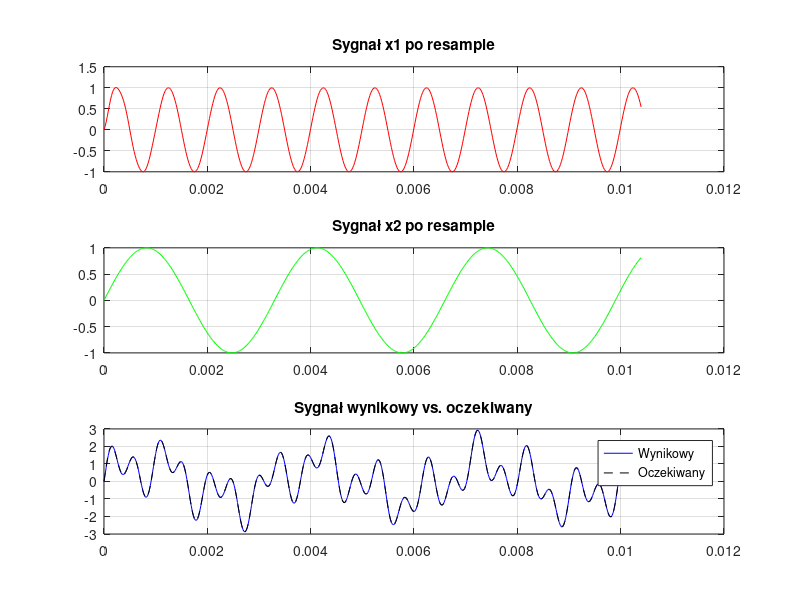
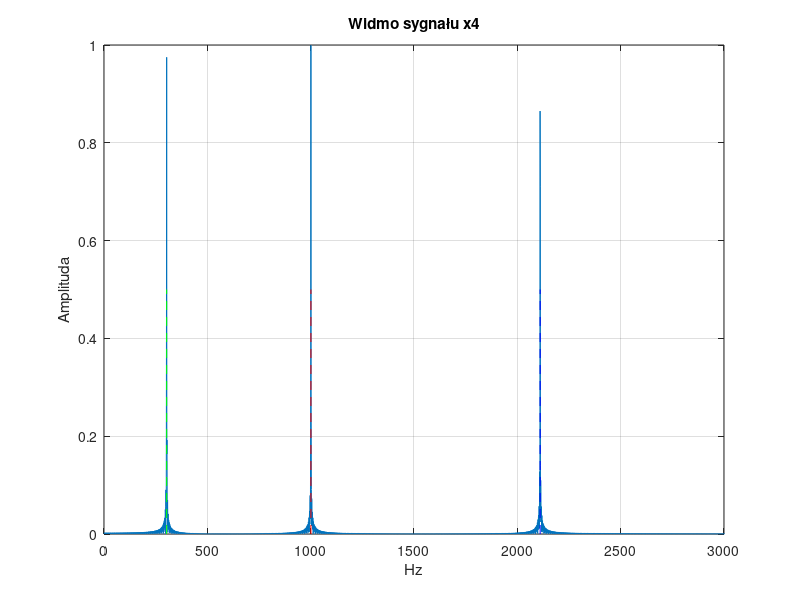

Here is the MATLAB script that generated these plots, in order:
clear all; close all; clc;

%% 1. Parametry sygnałów
fs_target = 48000; % Docelowa częstotliwość próbkowania
t = 1; % Czas trwania sygnału

% Częstotliwości i próbkowania sygnałów
f1 = 1001.2; fs1 = 8000;
f2 = 303.1;  fs2 = 32000;
f3 = 2110.4; fs3 = 48000;

%% 2. Generacja sygnałów sinusoidalnych
t1 = (0:1/fs1:t-1/fs1)'; x1 = sin(2*pi*f1*t1);
t2 = (0:1/fs2:t-1/fs2)'; x2 = sin(2*pi*f2*t2);
t3 = (0:1/fs3:t-1/fs3)'; x3 = sin(2*pi*f3*t3);
t_target = (0:1/fs_target:t-1/fs_target)';
x4_expected = sin(2*pi*f1*t_target) + sin(2*pi*f2*t_target) + sin(2*pi*f3*t_target);

%% 3. Repróbkowanie metodą resample
[p1, q1] = rat(fs_target/fs1);
[p2, q2] = rat(fs_target/fs2);
x1_resampled = resample(x1, p1, q1);
x2_resampled = resample(x2, p2, q2);
x3_resampled = x3;

% Dopasowanie długości
min_len = min([length(x1_resampled), length(x2_resampled), length(x3_resampled)]);
x1_resampled = x1_resampled(1:min_len);
x2_resampled = x2_resampled(1:min_len);
x3_resampled = x3_resampled(1:min_len);
x4_resampled = x1_resampled + x2_resampled + x3_resampled;
x4_expected = x4_expected(1:min_len);

%% 4. Obliczenie błędu MSE
mse = mean((x4_resampled - x4_expected).^2);
fprintf('MSE między sygnałem wynikowym a oczekiwanym: %.10e\n', mse);

%% 5. Wykresy porównawcze
samples_to_show = 500;

figure('Name', 'Porównanie repróbkowanych sygnałów', 'Position', [100, 100, 900, 700]);
subplot(3,1,1);
plot(t_target(1:samples_to_show), x1_resampled(1:samples_to_show), 'r');
title('Sygnał x1 po resample'); grid on;

subplot(3,1,2);
plot(t_target(1:samples_to_show), x2_resampled(1:samples_to_show), 'g');
title('Sygnał x2 po resample'); grid on;

subplot(3,1,3);
plot(t_target(1:samples_to_show), x4_resampled(1:samples_to_show), 'b', ...
     t_target(1:samples_to_show), x4_expected(1:samples_to_show), 'k--');
title('Sygnał wynikowy vs. oczekiwany'); legend('Wynikowy', 'Oczekiwany'); grid on;

%% 6. Analiza widmowa
figure('Name', 'Widmo sygnału wynikowego', 'Position', [100, 100, 900, 500]);
NFFT = 2^nextpow2(length(x4_resampled));
X4 = fft(x4_resampled, NFFT) / length(x4_resampled);
f = fs_target/2 * linspace(0, 1, NFFT/2+1);
plot(f, 2*abs(X4(1:NFFT/2+1)));
title('Widmo sygnału x4'); xlabel('Hz'); ylabel('Amplituda'); grid on; xlim([0, 3000]);
hold on;
line([f1 f1], [0 0.5], 'Color', 'r', 'LineStyle', '--');
line([f2 f2], [0 0.5], 'Color', 'g', 'LineStyle', '--');
line([f3 f3], [0 0.5], 'Color', 'b', 'LineStyle', '--');

%% 7. Odsłuch
x4_play = x4_resampled / max(abs(x4_resampled));
sound(x4_play, fs_target);

%% 8. Miksowanie plików WAV
try
    [wav1, fs_wav1] = audioread('x1.wav');
    [wav2, fs_wav2] = audioread('x2.wav');
    if size(wav1,2) > 1, wav1 = mean(wav1,2); end
    if size(wav2,2) > 1, wav2 = mean(wav2,2); end

    [p1, q1] = rat(fs_target/fs_wav1);
    [p2, q2] = rat(fs_target/fs_wav2);
    wav1 = resample(wav1, p1, q1);
    wav2 = resample(wav2, p2, q2);

    min_wav_len = min(length(wav1), length(wav2));
    wav_mixed = wav1(1:min_wav_len) + wav2(1:min_wav_len);
    wav_mixed = wav_mixed / max(abs(wav_mixed));

    audiowrite('mixed_48kHz.wav', wav_mixed, fs_target);
    sound(wav_mixed, fs_target);
catch
    warning('Nie znaleziono plików x1.wav lub x2.wav.');
end
